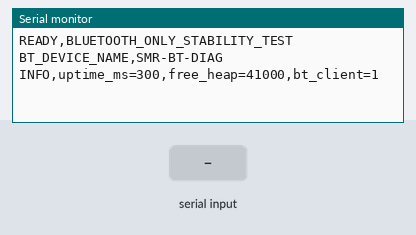
The sketch below on a simulated ESP32. Shown: the last lines printed to the serial monitor. The test bench sets the inputs (shaded band). Nothing arrives over Bluetooth unless stated. At 5.1 s the program restarts the board; the recording ends there.

Above: at 1.5 s.
1.6 s: "PING\n" received over Serial
At 1.86 s:
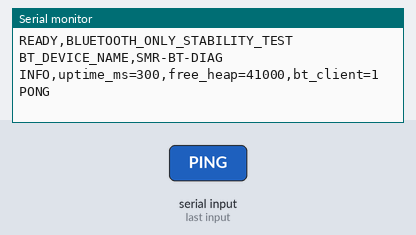
3.5 s: "1\n" received over the second serial link
At 4.8 s:
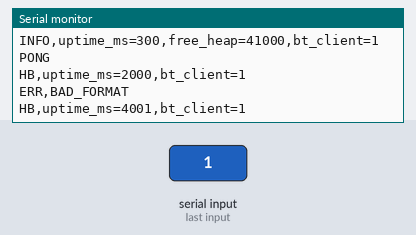
5.0 s: "RESET\n" received over Serial
At 5.07 s:
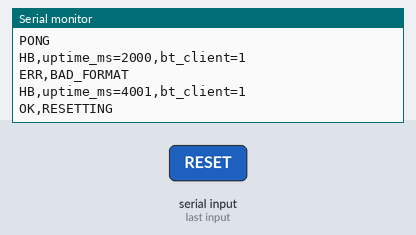

Measured:
- after the input at 1.6 s, the serial monitor: prints a new line at once (image 1)
- after the input at 3.5 s, the serial monitor: prints a new line at once (image 2)
- after the input at 5.0 s, the serial monitor: prints a new line at once (image 3)

The sketch:

bluetooth_only_stability_test.ino
```cpp
#include <Arduino.h>
#include <BluetoothSerial.h>
#include <esp_system.h>

#if !defined(CONFIG_BT_ENABLED) || !defined(CONFIG_BLUEDROID_ENABLED)
#error Bluetooth is not enabled. Please enable it in menuconfig.
#endif

namespace {
constexpr const char *kDeviceName = "SMR-BT-DIAG";
constexpr size_t kMaxLineLength = 80;
constexpr uint32_t kHeartbeatIntervalMs = 2000;
} // namespace

BluetoothSerial serialBt;
String btBuffer;
uint32_t lastHeartbeatMs = 0;

void sendBt(const String &line) {
  serialBt.print(line);
  serialBt.print('\n');
}

void sendBoth(const String &line) {
  Serial.println(line);
  sendBt(line);
}

void sendInfo() {
  sendBoth(
      String("INFO,uptime_ms=") + millis() + ",free_heap=" + ESP.getFreeHeap() +
      ",bt_client=" + (serialBt.hasClient() ? "1" : "0"));
}

void handleCommand(const String &rawLine) {
  String line = rawLine;
  line.trim();
  line.toUpperCase();
  if (line.isEmpty()) {
    return;
  }

  if (line == "PING") {
    sendBoth("PONG");
    return;
  }

  if (line == "INFO") {
    sendInfo();
    return;
  }

  if (line == "RESET") {
    sendBoth("OK,RESETTING");
    delay(100);
    ESP.restart();
    return;
  }

  sendBoth("ERR,BAD_FORMAT");
}

void readBtInput() {
  while (serialBt.available()) {
    const char incoming = static_cast<char>(serialBt.read());
    if (incoming == '\r') {
      continue;
    }
    if (incoming == '\n') {
      if (!btBuffer.isEmpty()) {
        handleCommand(btBuffer);
        btBuffer = "";
      }
      continue;
    }
    if (btBuffer.length() >= kMaxLineLength) {
      btBuffer = "";
      sendBoth("ERR,BAD_FORMAT");
      continue;
    }
    btBuffer += incoming;
  }
}

void readSerialInput() {
  while (Serial.available()) {
    const String line = Serial.readStringUntil('\n');
    handleCommand(line);
  }
}

void setup() {
  Serial.begin(115200);
  delay(300);

  serialBt.begin(kDeviceName);
  Serial.println("READY,BLUETOOTH_ONLY_STABILITY_TEST");
  Serial.printf("BT_DEVICE_NAME,%s\n", kDeviceName);
  sendInfo();
}

void loop() {
  readBtInput();
  readSerialInput();

  const uint32_t nowMs = millis();
  if ((nowMs - lastHeartbeatMs) >= kHeartbeatIntervalMs) {
    lastHeartbeatMs = nowMs;
    sendBoth(
        String("HB,uptime_ms=") + nowMs + ",bt_client=" +
        (serialBt.hasClient() ? "1" : "0"));
  }
}
```
